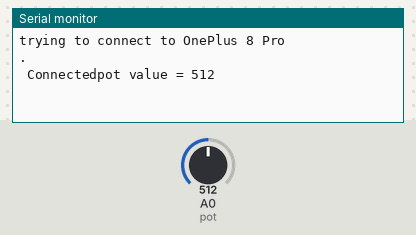
This sketch was run on a simulated ESP8266 (NodeMCU). Shown: the last lines printed to the serial monitor. The inputs (shaded band) are chosen by the test bench; at power-on: A0 (pot) = 512. WiFi joins after 1.5 s; servers stay silent unless stated.

Above: at 6.2 s.
6.3 s: A0 (pot) set to 716
At 7.9 s:
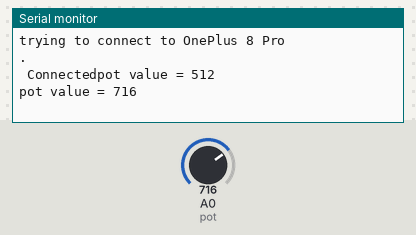
11.1 s: A0 (pot) set to 900
At 12.6 s:
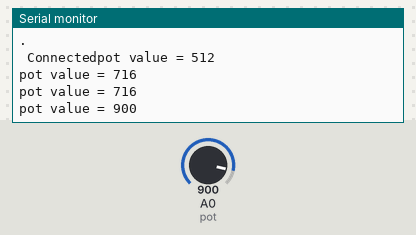

Measured:
- after the input at 6.3 s, the serial monitor: prints a new line after 1.0 s (image 1)
- after the input at 11.1 s, the serial monitor: prints a new line after 0.80 s (image 2)

The sketch:

ThingSpeak_Pot.ino
```cpp
#include <ThingSpeak.h>

// Include WiFi library
#if defined(ESP32)
#include <WiFi.h>
#elif defined(ESP8266)
#include <ESP8266WiFi.h>
#endif

int pot=A0;

char ssid[] = "OnePlus 8 Pro";
char pass[] = "hello1411";

WiFiClient client;

int channelnumber=2036955;
int fieldnumber=1;
char *apikey="ITDW7AYJS1XGZZZD";

void setup() {
  // put your setup code here, to run once:
  Serial.begin(9600);
  ThingSpeak.begin(client);

  if (WiFi.status() != WL_CONNECTED){
    Serial.print("trying to connect to ");
    Serial.println(ssid);
    while (WiFi.status() != WL_CONNECTED){
      WiFi.begin(ssid,pass);
      Serial.print(".");
      delay(5000);
      }
    Serial.print("\n Connected");
    }
}

void loop() {
  // put your main code here, to run repeatedly:
  int potState;
  potState = analogRead(pot);
  Serial.print("pot value = ");
  Serial.println(potState);
  delay(1000);
  ThingSpeak.writeField(channelnumber, fieldnumber, potState, apikey);
  delay(1000);
}
```
